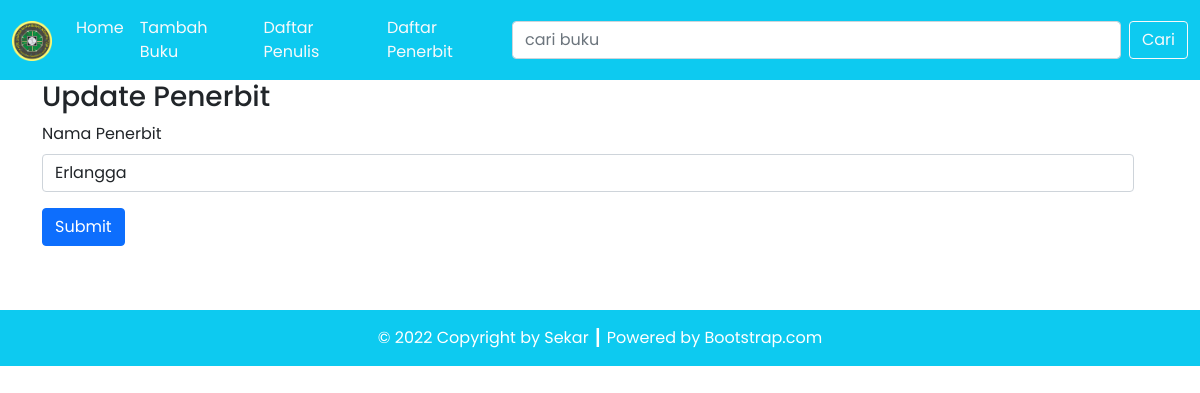
Page /tp3/updatepenerbit.php?id=7 on the committed database.
### tables this page shows
CREATE TABLE `penerbit` (
  `id_penerbit` int(11) NOT NULL,
  `nama_penerbit` varchar(100) NOT NULL
);

### tp3/classes/DB.php (called while the page is built, shortened)
<?php
class DB
{
    private $hostname;
    private $username;
    private $password;
    private $dbname;
    private $conn;
    function __construct($hostname, $username, $password, $dbname)
    {
        $this->hostname = $hostname;
        $this->username = $username;
        $this->password = $password;
        $this->dbname = $dbname;
    }
    function open()
    {
        $this->conn = mysqli_connect($this->hostname, $this->username, $this->password, $this->dbname);
    }
    function execute($query)
    {
        $this->result = mysqli_query($this->conn, $query);
    }
}

### tp3/classes/Penerbit.php (called while the page is built, shortened)
<?php
class Penerbit extends DB
{
    function getPenerbitById($id)
    {
        $query = "SELECT * FROM penerbit WHERE id_penerbit=$id";
        return $this->execute($query);
    }
}
?>

### tp3/classes/Template.php (the view, shortened to what this page needs)
<?php
class Template
{
    var $content = '';
    function __construct($filename = '')
    {
        $this->content = implode('', @file($filename));
    }
    function clear()
    {
        $this->content = preg_replace("/DATA_[A-Z|_|0-9]+/", "", $this->content);
    }
    function write()
    {
        print $this->content;
    }
    function replace($old = '', $new = '')
    {
        if (is_int($new)) {
            $value = sprintf("%d", $new);
        } elseif (is_float($new)) {
            $value = sprintf("%f", $new);
        } elseif (is_array($new)) {
            $value = '';
            foreach ($new as $item) {
                $value .= $item . ' ';
            }
        } else {
            $value = $new;
        }
        $this->content = preg_replace("/$old/", $value, $this->content);
    }
}

### rows in the picture
penerbit: nama_penerbit+id_penerbit (picture), nama_penerbit "Erlangga"
